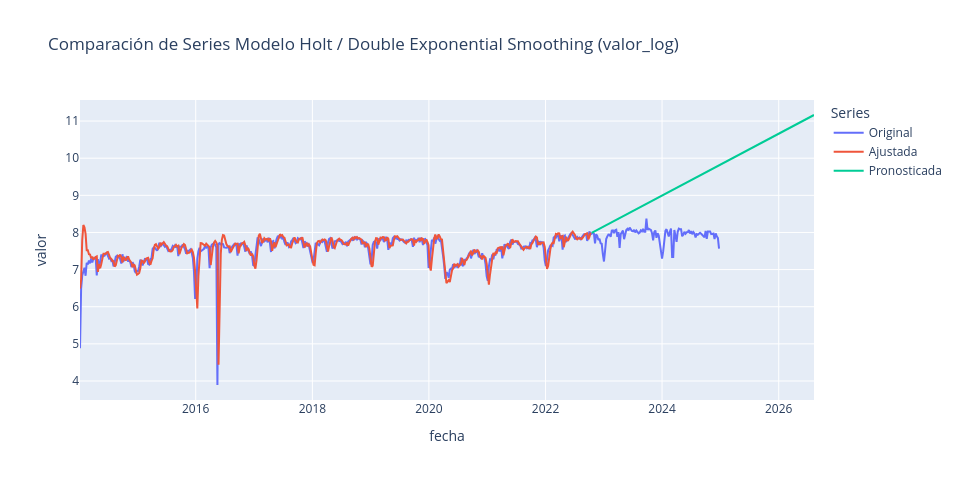
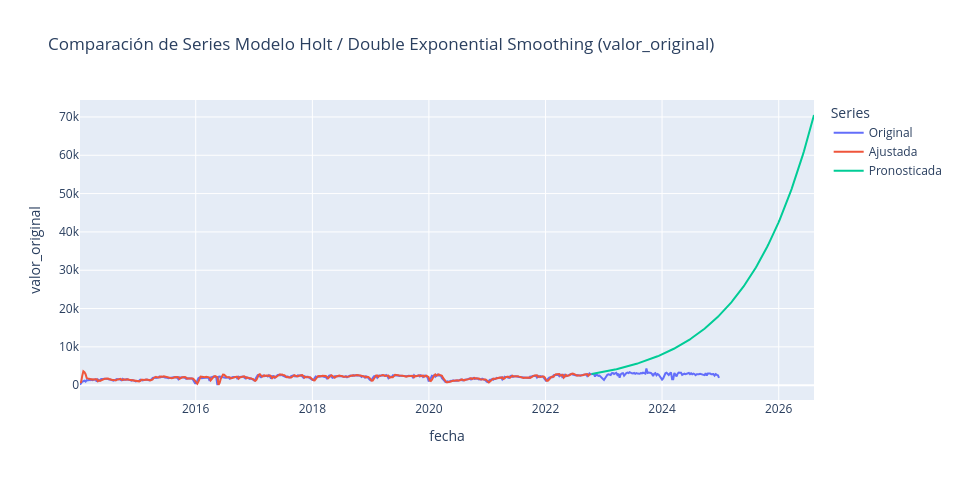

Notebook code cell kept with these figures, in order:
### Code cell
# --- 1. Define los argumentos que NUNCA cambian ---
# Los datos a graficar
model_name = 'Modelo Holt / Double Exponential Smoothing'
data_tuples = (
    (df_original, 'Original'),
    (df_ajustado, 'Ajustada'),
    (df_pronostico2, 'Pronosticada'),
)

# Los parámetros comunes del gráfico
common_plot_args = {
    'plotly_engine': USE_PLOTLY,
    'hover_mode': 'x unified',
}

# --- 2. Crea la lista de gráficos a generar ---
# El gráfico base que siempre se muestra
plot_configs = [
    ('valor', 'valor_log')
]

# El gráfico condicional
if 'valor_original' in df_original.columns:
    plot_configs.append(('valor_original', 'valor_original'))


# --- 3. Itera y llama a la función UNA SOLA VEZ dentro del bucle ---
for y_col, title_suffix in plot_configs:
    func.plot_forecast(
        *data_tuples,  # Desempaqueta los datos
        y=y_col,
        title=f'Comparación de Series {model_name} ({title_suffix})',
        **common_plot_args  # Desempaqueta los argumentos comunes
    )

### Figure 1 — Plotly figure (JSON) as saved in the notebook; plotly's stock layout.template omitted (floating-point values rounded to 4 significant figures; data arrays with more than 128 entries replaced by an {"elided": "..."} marker saying what was removed)
{"data": [{"customdata": {"elided": "573x1 int values"}, "hovertemplate": "<b>Original</b><br>Fecha: %{x}<br>valor: %{y}<br>Semana: %{customdata[0]}<extra></extra>", "mode": "lines", "name": "Original", "type": "scatter", "x": {"elided": "573 str values"}, "y": {"elided": "573 float values"}}, {"customdata": {"elided": "458x1 int values"}, "hovertemplate": "<b>Ajustada</b><br>Fecha: %{x}<br>valor: %{y}<br>Semana: %{customdata[0]}<extra></extra>", "mode": "lines", "name": "Ajustada", "type": "scatter", "x": {"elided": "458 str values"}, "y": {"elided": "458 float values"}}, {"customdata": {"elided": "200x1 int values"}, "hovertemplate": "<b>Pronosticada</b><br>Fecha: %{x}<br>valor: %{y}<br>Semana: %{customdata[0]}<extra></extra>", "mode": "lines", "name": "Pronosticada", "type": "scatter", "x": {"elided": "200 str values"}, "y": {"elided": "200 float values"}}], "layout": {"height": 480, "hovermode": "x unified", "legend": {"title": {"text": "Series"}}, "title": {"text": "Comparación de Series Modelo Holt / Double Exponential Smoothing (valor_log)"}, "width": 960, "xaxis": {"title": {"text": "fecha"}}, "yaxis": {"title": {"text": "valor"}}}}

### Figure 2 — Plotly figure (JSON) as saved in the notebook; plotly's stock layout.template omitted (floating-point values rounded to 4 significant figures; data arrays with more than 128 entries replaced by an {"elided": "..."} marker saying what was removed)
{"data": [{"customdata": {"elided": "573x1 int values"}, "hovertemplate": "<b>Original</b><br>Fecha: %{x}<br>valor_original: %{y}<br>Semana: %{customdata[0]}<extra></extra>", "mode": "lines", "name": "Original", "type": "scatter", "x": {"elided": "573 str values"}, "y": {"elided": "573 float values"}}, {"customdata": {"elided": "458x1 int values"}, "hovertemplate": "<b>Ajustada</b><br>Fecha: %{x}<br>valor_original: %{y}<br>Semana: %{customdata[0]}<extra></extra>", "mode": "lines", "name": "Ajustada", "type": "scatter", "x": {"elided": "458 str values"}, "y": {"elided": "458 float values"}}, {"customdata": {"elided": "200x1 int values"}, "hovertemplate": "<b>Pronosticada</b><br>Fecha: %{x}<br>valor_original: %{y}<br>Semana: %{customdata[0]}<extra></extra>", "mode": "lines", "name": "Pronosticada", "type": "scatter", "x": {"elided": "200 str values"}, "y": {"elided": "200 float values"}}], "layout": {"height": 480, "hovermode": "x unified", "legend": {"title": {"text": "Series"}}, "title": {"text": "Comparación de Series Modelo Holt / Double Exponential Smoothing (valor_original)"}, "width": 960, "xaxis": {"title": {"text": "fecha"}}, "yaxis": {"title": {"text": "valor_original"}}}}
